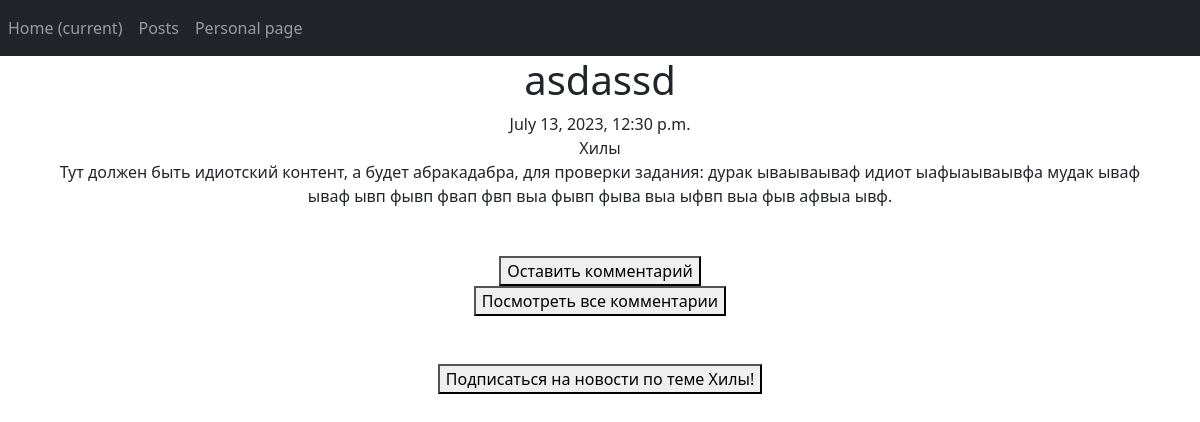
/posts/6 (signed in), run on the app's committed database.
### board/models.py (models this page shows, shortened)
class Post(models.Model):
    author = models.ForeignKey(Author, on_delete=models.CASCADE)
    time_in = models.DateTimeField(auto_now_add=True)
    post_name = models.CharField(max_length=100)
    post_text = models.TextField(default="Тут должен быть идиотский контент, а будет абракадабра, для проверки задания: дурак ываываываф идиот ыафыаываывфа мудак ываф ываф ывп фывп фвап фвп выа фывп фыва выа ыфвп выа фыв афвыа ывф.")
    category = models.ManyToManyField(Category, through='PostCategory')

class Category(models.Model):
    cat_name = models.CharField(max_length=50, unique=True)
    users = models.ManyToManyField(User, through='UserCategory')

### board/views.py (the view)
# urls.py: path('posts/<int:pk>', PostDetail.as_view(), name='post_detail'),
class PostDetail(DetailView):
    model = Post
    template_name = 'post.html'
    context_object_name = 'post'
    def get_object(self, *args, **kwargs):
        obj = cache.get(f'post - {self.kwargs["pk"]}', None)
        if not obj:
            obj = super().get_object(queryset=self.queryset)
            cache.set(f'post - {self.kwargs["pk"]}', obj)
        return obj
    def get_context_data(self, **kwargs):
        context = super().get_context_data(**kwargs)
        context['user'] = Author.objects.get(user=self.request.user)
        return context

### templates/post.html (shortened to what this page needs)
{% extends 'flatpages/base.html' %}
{% block content %}
<h1>{{ post.post_name}}</h1>
{{ post.time_in | date:"DATETIME_FORMAT"}} <br>
{% for category in post.category.values %}
    {{ category.cat_name }} <br>
{%endfor%}
{{ post.post_text}} <br>
<br>
<br>
<form action="{{post.id}}/response/">
    <button type="submit"> Оставить комментарий</button>
</form>
<form action="{{post.id}}/all_responses/">
    <button type="submit"> Посмотреть все комментарии</button>
</form>
<br>
<br>
{% for category in post.category.values %}
<form method="GET" name="callback" action="sign_me/">
  <button type="submit" name="Подписаться"> Подписаться на новости  по теме {{ category.cat_name }}!</button>
     <br>
</form>
{%endfor%}
<br>
<br>
<br>
{% endblock content %}

### data on the page
Post: post_name "asdassd", time_in "July 13, 2023, 12:30 p.m.", post_text "Тут должен быть идиотский контент, а будет абракадабра, для проверки задания: дурак ываываываф идиот ыафыаываывфа мудак ываф ываф ывп фывп фвап фвп выа фывп фыва выа ыфвп выа фыв афвыа ывф."
Category: cat_name "Хилы"
